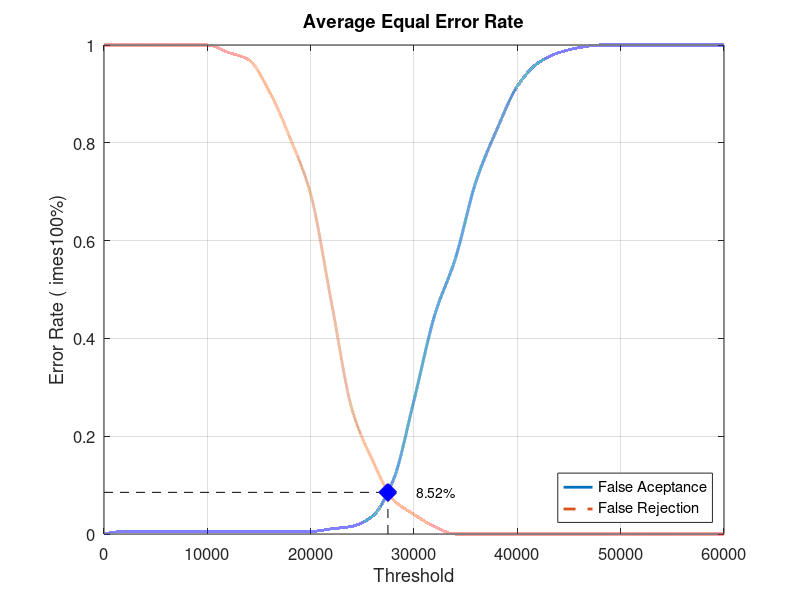
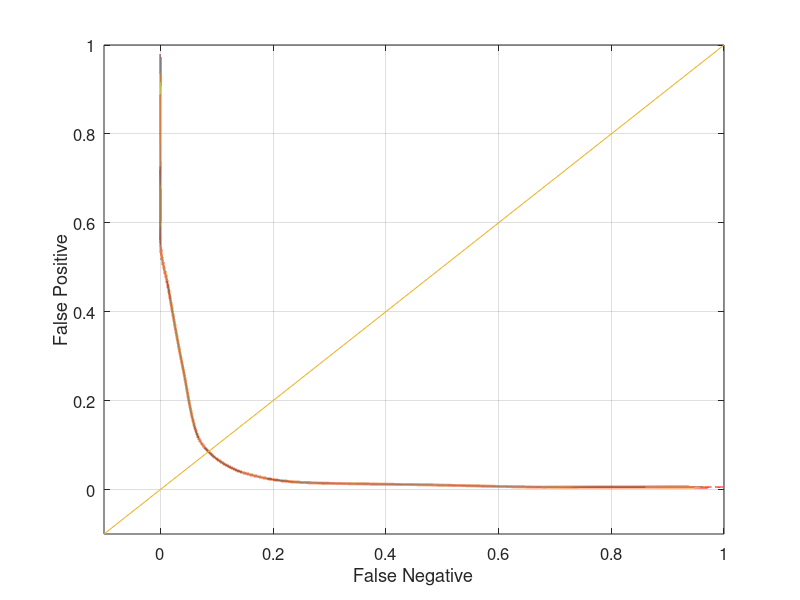

Recreate these plots in MATLAB, in order.
close all;
clear;
clc;
x = 0:2000:60000;
xq = 0:0.5:60000;

y0 = [0 0.00526316 0.00526316 0.00526316 0.00526316 0.00526316 0.00526316 0.00526316 0.00526316 0.00526316 0.00526316 0.0105263 0.0157895 0.0368421 0.110526 0.273684 0.447368 0.563158 0.721053 0.826316 0.915789 0.963158 0.984211 0.994737 1 1 1 1 1 1 1]
yy0 = interp1(x, y0, xq, 'pchip');
y1 = [1 1 1 1 1 1 0.985 0.97 0.905 0.81 0.695 0.475 0.255 0.15 0.07 0.04 0.015 0 0 0 0 0 0 0 0 0 0 0 0 0 0]
yy1 = interp1(x, y1, xq, 'pchip');

% Calculating EER: 
y2 = abs(y0 - y1);
find(y2 == min(y2))
yy2 = abs(yy0 - yy1);
xEER = find(yy2 == min(yy2));
xEERIndex = xq(xEER) % X-axis EER
yEER = yy0(xEER) % Y-axis EER

main = figure
plot(xq, yy0,'-','LineWidth', 2);	hold on
plot(xq, yy1,'--','LineWidth', 2);	hold on
plot([xEERIndex xEERIndex], [0 yEER], 'k--');	hold on
plot([0 xEERIndex], [yEER yEER], 'k--');	hold on
plot(xEERIndex, yEER, 'bx', 'LineWidth', 10);	hold on
text(xEERIndex + 10 * xEERIndex / 100, yEER, [num2str(round((10000 * yEER)) / 100) '%'])
legend('False Aceptance', 'False Rejection', 'Location', 'SouthEast')
xlabel('Threshold')
ylabel('Error Rate (	imes100%)')
title('Average Equal Error Rate')
set(gca, 'FontSize', 12)
axis([0 60000 0 1])
grid on

print(main, 'Database3_4Main', '-dpng');
FNRxFPR = figure('Color', [1 1 1]);
plot(yy1, yy0, '-', yy1, yy0, 'LineWidth', 2);
hold on
y = -0.1:0.1:1
plot(y, y); 
set(gca, 'FontSize', 12)
xlabel('False Negative')
ylabel('False Positive')
axis([-0.1 1 -0.1 1])
set(gca, 'FontSize', 12)
grid on

print(FNRxFPR, 'Database3_4FNRxFPR','-dpng');
